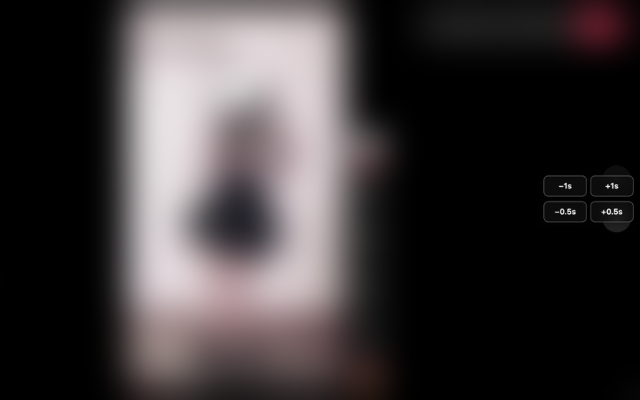
#> input picture store-assets/screenshots/chrome-web-store-1280x800.png, 1280 x 800 px (shown at 1/2 size)
$ python process_store_screenshot.py ../store-assets/screenshots/chrome-web-store-1280x800.png
#> lines starting #> are read from the running program, lines starting #| are printed output that depends on the picture
#> in main, im is the input picture: PIL image 1280x800 RGB; mean R, G, B 61, 56.1, 57.1
#!/usr/bin/env python3
"""
Chrome Web Store 用スクリーンショット加工:
- 中央の動画コンテンツ帯のみ強いぼかし（左の TikTok ロゴ・メニュー、右の UI は鮮明）
- 切り抜きは行わず、アスペクト比を維持してキャンバス内に全体を収め、余白はレターボックスで埋める
- 1280×800 または 640×400、RGB PNG（アルファなし）

使用例:
  python3 scripts/process_store_screenshot.py path/to/screenshot.png
"""
from __future__ import annotations

import argparse
import math
from pathlib import Path

from PIL import Image, ImageFilter


# 元画像幅に対する比率: 左端〜この位置まで「ぼかさない」（サイドバー・ロゴ）
LEFT_SHARP_END_FRAC = 0.24
# この位置から右端まで「ぼかさない」（いいね等・拡張ボタン）
RIGHT_SHARP_START_FRAC = 0.70
# その間が中央コンテンツ（ぼかし対象）

BLUR_RADIUS = 22
# レターボックスの背景（TikTok ダークに近いグレー）
PAD_BG = (18, 18, 18)


def contain_pad(
    im: Image.Image, out_w: int, out_h: int, bg: tuple[int, int, int] = PAD_BG
) -> Image.Image:
    """
    アスペクト比を維持したまま out_w×out_h の箱に全体が収まるよう縮小・拡大し、
    不足分は上下または左右に余白（レターボックス）を付ける。クロップしない。
    """
    im = im.convert("RGB")
    w, h = im.size
    scale = min(out_w / w, out_h / h)
    nw = max(1, int(round(w * scale)))
    nh = max(1, int(round(h * scale)))
    resized = im.resize((nw, nh), Image.Resampling.LANCZOS)
    canvas = Image.new("RGB", (out_w, out_h), bg)
    left = (out_w - nw) // 2
    top = (out_h - nh) // 2
    canvas.paste(resized, (left, top))
    return canvas


def anonymize_for_store(im: Image.Image) -> Image.Image:
    """
    画面全体をぼかしたうえで、左ストリップと右ストリップに元画像を貼り戻す。
    中央の動画エリアのみぼかしが残る。
    """
    im = im.convert("RGB")
    w, h = im.size
#> w = 1280; h = 800
    x_left = int(w * LEFT_SHARP_END_FRAC)
#> x_left = 307
    x_right = int(w * RIGHT_SHARP_START_FRAC)
#> x_right = 896
    if x_left >= x_right:
        raise ValueError(
            "LEFT_SHARP_END_FRAC は RIGHT_SHARP_START_FRAC より小さくしてください。"
        )

    blurred = im.filter(ImageFilter.GaussianBlur(BLUR_RADIUS))
    out = blurred.copy()

    # 左サイドバー（ロゴ・メニュー）
    if x_left > 0:
        strip_l = im.crop((0, 0, x_left, h))
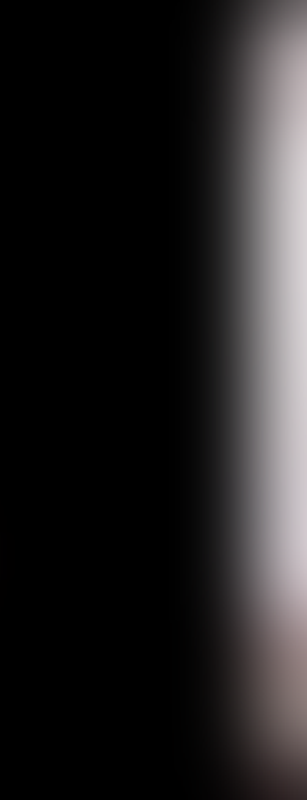
#> strip_l: PIL image 307x800 RGB; mean R, G, B 33.9, 32.1, 32.6
        out.paste(strip_l, (0, 0))

    # 右側（操作列・拡張ボタン）
    if x_right < w:
        strip_r = im.crop((x_right, 0, w, h))
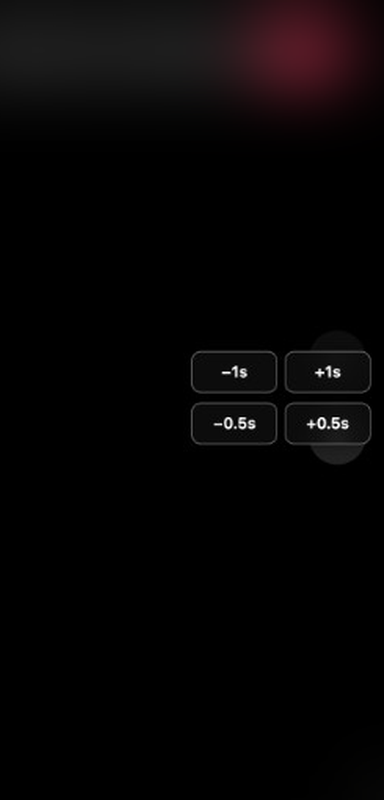
#> strip_r: PIL image 384x800 RGB; mean R, G, B 6.3, 4.5, 4.8
        out.paste(strip_r, (x_right, 0))

    return out


def main() -> None:
    parser = argparse.ArgumentParser()
    parser.add_argument(
        "input",
        type=Path,
        nargs="?",
        default=None,
        help="入力 PNG/JPEG（未指定時は store-assets/screenshots/source-screenshot.png）",
    )
    args = parser.parse_args()
    root = Path(__file__).resolve().parents[1]
    src = args.input or (root / "store-assets/screenshots/source-screenshot.png")
    if not src.is_file():
        raise SystemExit(f"入力が見つかりません: {src}")

    out_dir = root / "store-assets/screenshots"
    out_dir.mkdir(parents=True, exist_ok=True)

    im = Image.open(src)
    processed = anonymize_for_store(im)

    out_1280 = out_dir / "chrome-web-store-1280x800.png"
    out_640 = out_dir / "chrome-web-store-640x400.png"

    fit1280 = contain_pad(processed, 1280, 800)
#> in contain_pad, `canvas = Image.new("RGB", (out_w, out_h), bg)`: canvas: PIL image 1280x800 RGB; every value is 18
    fit1280.save(out_1280, format="PNG", optimize=True)

    fit640 = contain_pad(processed, 640, 400)
#> call 2 of contain_pad, with out_w = 640, out_h = 400, bg = (18, 18, 18)
#> in contain_pad (call 2), `resized = im.resize((nw, nh), Image.Resampling.LANCZOS)`:
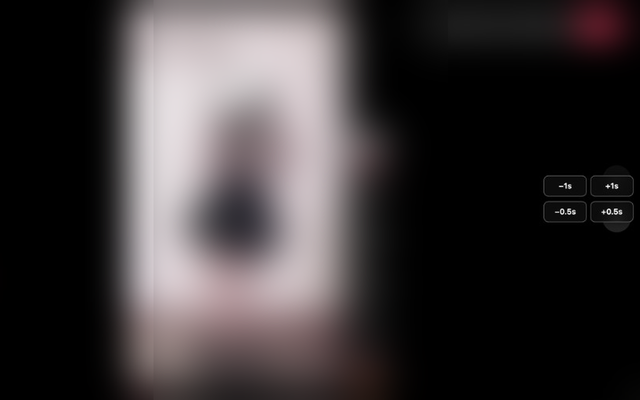
#> resized: PIL image 640x400 RGB; mean R, G, B 60.7, 55.8, 56.9
#> in contain_pad (call 2), `canvas = Image.new("RGB", (out_w, out_h), bg)`: canvas: PIL image 640x400 RGB; every value is 18
    fit640.save(out_640, format="PNG", optimize=True)

    print(f"Wrote {out_1280}")
    print(f"Wrote {out_640}")
    print("Mode: RGB, no alpha (PNG 24-bit); layout: contain + letterbox, no crop")


if __name__ == "__main__":
    main()
